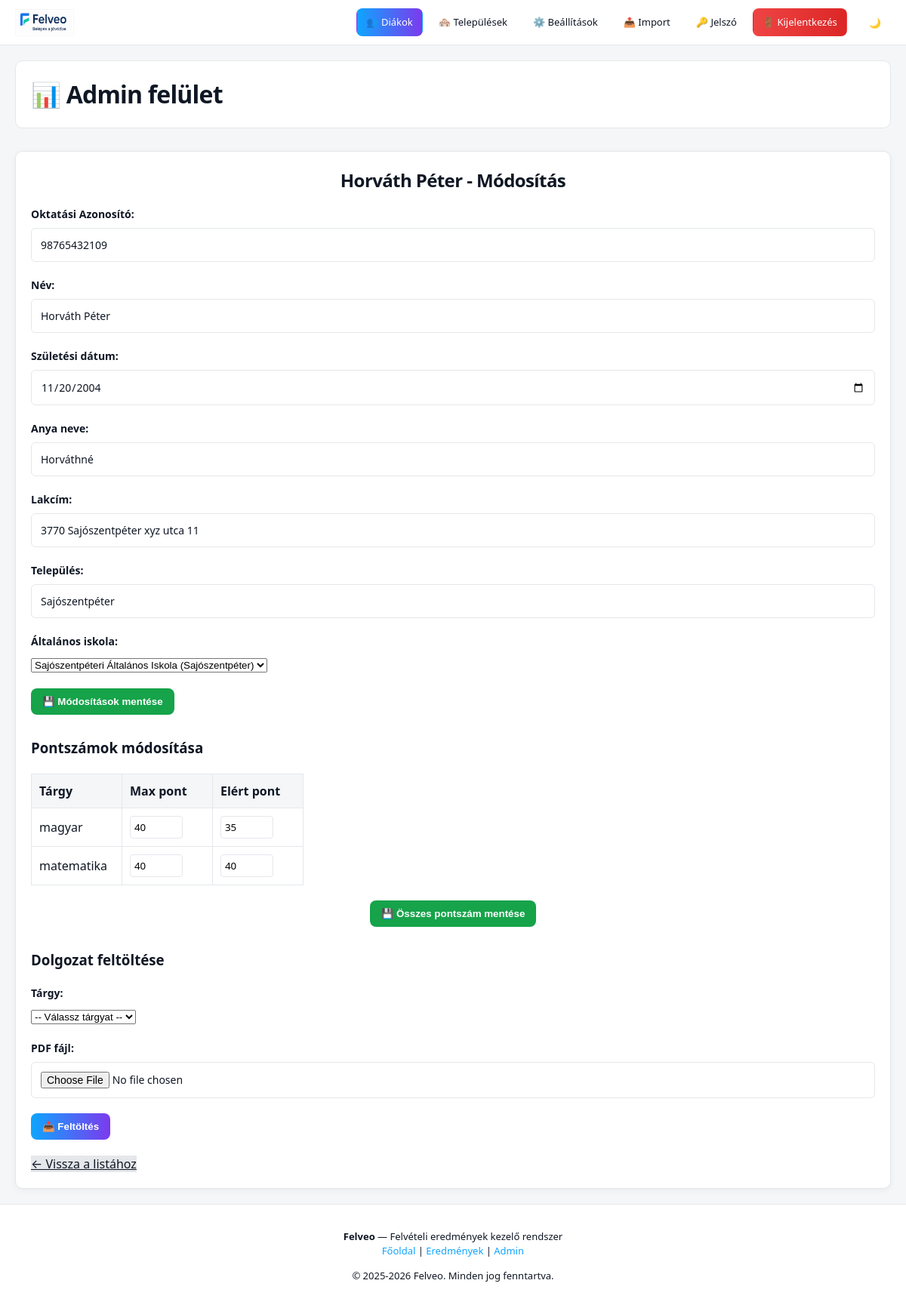
The page /admin_dashboard.php?action=edit&okt=98765432109 (signed in) on the database its author committed.
### tables this page shows
CREATE TABLE `szemelyek` (
  `oktatasi_azonosito` char(11) NOT NULL,
  `nev` varchar(100) NOT NULL,
  `szuletesi_ido` date NOT NULL,
  `alt_iskola_om` char(6) DEFAULT NULL,
  `lakcim` varchar(200) NOT NULL,
  `anyja_neve` varchar(100) NOT NULL,
  `email` varchar(150) NOT NULL,
  `jelszo_hash` varchar(255) NOT NULL,
  `is_placeholder` tinyint(1) NOT NULL DEFAULT 0,
  `telepules` varchar(100) DEFAULT NULL
);

CREATE TABLE `altalanos_iskolak` (
  `om_azonosito` char(6) NOT NULL,
  `nev` varchar(150) NOT NULL,
  `cim` varchar(200) NOT NULL,
  `telefonszam` varchar(20) DEFAULT NULL,
  `email` varchar(100) DEFAULT NULL,
  `iranyitoszam` char(4) NOT NULL,
  `telepules` varchar(100) NOT NULL
);

CREATE TABLE `eredmenyek` (
  `id` int(11) NOT NULL,
  `oktatasi_azonosito` char(11) NOT NULL,
  `targy_id` int(11) DEFAULT NULL,
  `max_pont_magyar` int(11) DEFAULT 50,
  `max_pont_matematika` int(11) DEFAULT 50
);

CREATE TABLE `targyak` (
  `id` int(11) NOT NULL,
  `nev` varchar(50) NOT NULL
);

CREATE TABLE `pontok` (
  `eredmeny_id` int(11) NOT NULL,
  `ponttipus_id` int(11) NOT NULL,
  `ertek` int(11) NOT NULL
);

### admin_dashboard.php (the view, shortened to what this page needs)
<?php
require 'config.php';
$action = $_GET['action'] ?? '';
if ($action === 'edit' && isset($_GET['okt'])) {
    $okt = $_GET['okt'];
    $student_stmt = $pdo->prepare("SELECT * FROM szemelyek WHERE oktatasi_azonosito = ?");
    $student_stmt->execute([$okt]);
    $student = $student_stmt->fetch(PDO::FETCH_ASSOC);
    $iskolas_stmt = $pdo->prepare("SELECT om_azonosito, nev, telepules FROM altalanos_iskolak ORDER BY nev");
    $iskolas_stmt->execute();
    $iskolak = $iskolas_stmt->fetchAll(PDO::FETCH_ASSOC);
    $results_stmt = $pdo->prepare("
        SELECT
            e.id,
            e.oktatasi_azonosito,
            e.targy_id,
            t.nev as targy_nev,
            e.max_pont_magyar,
            e.max_pont_matematika,
            p.ertek
        FROM eredmenyek e
        JOIN targyak t ON e.targy_id = t.id
        LEFT JOIN pontok p ON e.id = p.eredmeny_id
            AND p.ponttipus_id = (SELECT id FROM ponttipusok WHERE nev = 'elert_pont')
        WHERE e.oktatasi_azonosito = ?
    ");
    $results_stmt->execute([$okt]);
    $results = $results_stmt->fetchAll(PDO::FETCH_ASSOC);
}
?>
<!DOCTYPE html>
<html lang="hu">
<head>
    <link rel="stylesheet" href="style.css">
</head>
<body>
    <?php require 'navbar.php'; ?>
    <div class="admin-container">
        <div class="header">
            <h1>📊 Admin felület</h1>
        </div>
        <?php if ($action === 'edit_school' && isset($_GET['om'])): ?>
            <?php
            $om = $_GET['om'];
            $school_stmt = $pdo->prepare("SELECT * FROM altalanos_iskolak WHERE om_azonosito = ?");
            $school_stmt->execute([$om]);
            $school = $school_stmt->fetch(PDO::FETCH_ASSOC);
            ?>
            <div class="edit-form-wrapper">
                <h2><?php echo htmlspecialchars($school['nev']); ?> - Módosítás</h2>
                <form method="POST" class="form-section">
                    <input type="hidden" name="action" value="update_school">
                    <input type="hidden" name="om_azonosito" value="<?php echo $school['om_azonosito']; ?>">
                    <div class="form-group">
                        <label>OM Azonosító:</label>
                        <input type="text" value="<?php echo $school['om_azonosito']; ?>" disabled>
                    </div>
                    <div class="form-group">
                        <label>Név:</label>
                        <input type="text" name="nev" value="<?php echo htmlspecialchars($school['nev']); ?>" required>
                    </div>
                    <div class="form-group">
                        <label>Cím:</label>
                        <input type="text" name="cim" value="<?php echo htmlspecialchars($school['cim']); ?>" required>
                    </div>
                    <div class="form-group">
                        <label>Telefonszám:</label>
                        <input type="text" name="telefonszam" value="<?php echo htmlspecialchars($school['telefonszam'] ?? ''); ?>">
                    </div>
                    <div class="form-group">
                        <label>Email:</label>
                        <input type="email" name="email" value="<?php echo htmlspecialchars($school['email'] ?? ''); ?>">
                    </div>
                    <div class="form-group">
                        <label>Irányítószám:</label>
                        <input type="text" name="iranyitoszam" value="<?php echo htmlspecialchars($school['iranyitoszam'] ?? ''); ?>">
                    </div>
                    <div class="form-group">
                        <label>Település:</label>
                        <input type="text" name="telepules" value="<?php echo htmlspecialchars($school['telepules'] ?? ''); ?>">
                    </div>
                    <button type="submit" class="btn-success">💾 Módosítások mentése</button>
                </form>
                <div class="back-button-wrapper">
                    <a href="admin_dashboard.php?action=schools" class="btn-secondary">← Vissza az iskolák listájához</a>
                </div>
            </div>
        <?php elseif ($action === 'edit' && isset($student)): ?>
            <div class="edit-form-wrapper">
                <h2><?php echo htmlspecialchars($student['nev']); ?> - Módosítás</h2>
                <form method="POST" class="form-section">
                    <div class="form-group">
                        <label>Oktatási Azonosító:</label>
                        <input type="text" value="<?php echo $student['oktatasi_azonosito']; ?>" disabled>
                    </div>
                    <div class="form-group">
                        <label>Név:</label>
                        <input type="text" name="nev" value="<?php echo htmlspecialchars($student['nev']); ?>" required>
                    </div>
                    <div class="form-group">
                        <label>Születési dátum:</label>
                        <input type="date" name="szuletesi_ido" value="<?php echo $student['szuletesi_ido']; ?>">
                    </div>
                    <div class="form-group">
                        <label>Anya neve:</label>
                        <input type="text" name="anyja_neve" value="<?php echo htmlspecialchars($student['anyja_neve']); ?>">
                    </div>
                    <div class="form-group">
                        <label>Lakcím:</label>
                        <input type="text" name="lakcim" value="<?php echo htmlspecialchars($student['lakcim'] ?? ''); ?>">
                    </div>
                    <div class="form-group">
                        <label>Település:</label>
                        <input type="text" name="telepules" value="<?php echo htmlspecialchars($student['telepules'] ?? ''); ?>">
                    </div>
                    <div class="form-group">
                        <label>Általános iskola:</label>
                        <select name="alt_iskola_om">
                            <?php foreach ($iskolak as $iskola): ?>
                                <option value="<?php echo htmlspecialchars($iskola['om_azonosito']); ?>" <?php echo ($student['alt_iskola_om'] === $iskola['om_azonosito']) ? 'selected' : ''; ?>>
                                    <?php echo htmlspecialchars($iskola['nev'] . ' (' . $iskola['telepules'] . ')'); ?>
                                </option>
                            <?php endforeach; ?>
                        </select>
                    </div>
                    <button type="submit" class="btn-success">💾 Módosítások mentése</button>
                </form>
                <?php if (!empty($results)): ?>
                    <h3>Pontszámok módosítása</h3>
                    <form method="POST">
                        <table class="points-table">
                            <thead>
                                <tr>
                                    <th>Tárgy</th>
                                    <th>Max pont</th>
                                    <th>Elért pont</th>
                                </tr>
                            </thead>
                            <tbody>
                                <?php
                                    foreach ($results as $result):
                                ?>
                                            <tr>
                                                <td><?php echo htmlspecialchars($result['targy_nev']); ?></td>
                                                <td>
                                                    <?php if ($result['targy_id'] == 1): ?>
                                                        <input type="number" name="max_magyar[<?php echo $result['id']; ?>]" value="<?php echo $result['max_pont_magyar']; ?>" placeholder="Max magyar">
                                                    <?php elseif ($result['targy_id'] == 2): ?>
                                                        <input type="number" name="max_mate[<?php echo $result['id']; ?>]" value="<?php echo $result['max_pont_matematika']; ?>" placeholder="Max matek">
                                                    <?php else: ?>
                                                        -
                                                    <?php endif; ?>
                                                </td>
                                                <td>
                                                    <input type="number" name="pont[<?php echo $result['id']; ?>]" value="<?php echo $result['ertek'] ?? ''; ?>" placeholder="Elért pont">
                                                </td>
                                            </tr>
                                        <?php endforeach; ?>
                            </tbody>
                        </table>
                        <div class="button-group-center" style="margin-top: 20px;">
                            <button type="submit" class="btn-success">💾 Összes pontszám mentése</button>
                        </div>
                    </form>
                <?php endif; ?>
                <h3 class="section-title">Dolgozat feltöltése</h3>
                <form method="POST" enctype="multipart/form-data">
                    <div class="form-group">
                        <label>Tárgy:</label>
                        <select name="targy_id" required>
                            <option value="">-- Válassz tárgyat --</option>
                        </select>
                    </div>
                    <div class="form-group">
                        <label>PDF fájl:</label>
                        <input type="file" name="dokumentum" accept=".pdf" required>
                    </div>
                    <button type="submit" class="btn-info">📤 Feltöltés</button>
                </form>
                <div class="back-button-wrapper">
                    <a href="admin_dashboard.php" class="btn-secondary">← Vissza a listához</a>
                </div>
            </div>
        <?php endif; ?>
    </div>
    <?php require 'footer.php'; ?>
</body>
</html>

### style.css (style rules this page uses)
:root { --bg: #f4f6f8; --card-bg: #ffffff; --text: #0f1724; --primary: #0ea5ff; --logo-filter: none; --logo-filter-dark: invert(1) brightness(1.15) saturate(1.1); --primary-2: #7c3aed; --primary-hover: #0284c7; --border: #e5e7eb; --success: #16a34a; --error: #dc2626; --transition: all 0.3s ease; --navbar-height: 60px; }
*, *::before, *::after { box-sizing: border-box; -webkit-tap-highlight-color: transparent; }
body { margin: 0; padding: var(--navbar-height) 0 0 0; font-family: "Segoe UI", system-ui, -apple-system, sans-serif; background: var(--bg); color: var(--text); min-height: 100vh; display: flex; flex-direction: column; line-height: 1.5; }
h1, h2 { margin: 0 0 16px 0; font-weight: 700; letter-spacing: -0.025em; text-align: center; }
.form-group { margin-bottom: 20px; }
.form-group label { display: block; font-weight: 600; margin-bottom: 8px; font-size: 14px; }
.form-group input { width: 100%; padding: 12px; border: 1px solid var(--border); border-radius: 6px; font-size: 14px; font-family: inherit; background: var(--card-bg); color: var(--text); }
.admin-container { max-width: 1400px; margin: 0 auto; padding: 20px; width: 100%; flex: 1; display: flex; flex-direction: column; }
.header { display: flex; justify-content: space-between; align-items: center; margin-bottom: 30px; background: var(--card-bg); padding: 20px; border-radius: 10px; border: 1px solid var(--border); flex-wrap: wrap; gap: 15px; }
.header h1 { margin: 0; }
.form-section { margin-bottom: 30px; }
.section-title { margin-top: 30px; }
.edit-form-wrapper { background: var(--card-bg); padding: 20px; border-radius: 10px; border: 1px solid var(--border); box-shadow: 0 2px 8px rgba(0,0,0,0.05); }
.edit-form-wrapper h2 { margin-top: 0; }
.points-table { width: 100%; border-collapse: collapse; margin-top: 20px; overflow-x: auto; display: block; }
.points-table thead { background: var(--bg); }
.points-table th, .points-table td { padding: 10px; border: 1px solid var(--border); min-width: 120px; }
.points-table th { font-weight: 600; text-align: left; color: var(--text); }
.points-table input { width: 70px; padding: 5px; border: 1px solid var(--border); border-radius: 4px; font-family: inherit; }
.btn-success { background: var(--success); color: white; padding: 10px 15px; border: none; border-radius: 8px; cursor: pointer; font-weight: 600; transition: all 0.3s ease; }
.btn-info { background: linear-gradient(90deg, var(--primary), var(--primary-2)); color: white; padding: 10px 15px; border: none; border-radius: 8px; cursor: pointer; font-weight: 600; transition: all 0.3s ease; }
.back-button-wrapper { margin-top: 20px; }
.btn-secondary { background: var(--border); color: var(--text); }
.button-group-center { display: flex; gap: 12px; justify-content: center; flex-wrap: wrap; }

### rows shown on the page
szemelyek: nev "Horváth Péter", oktatasi_azonosito "98765432109", szuletesi_ido "11/20/2004", anyja_neve "Horváthné", lakcim "3770 Sajószentpéter xyz utca 11", telepules "Sajószentpéter", alt_iskola_om "Sajószentpéteri Általános Iskola (Sajószentpéter)"
eredmenyek: targy.nev "magyar", max_pont_magyar "40", ertek "35"
eredmenyek: targy.nev "matematika", max_pont_matematika "40", ertek "40"
